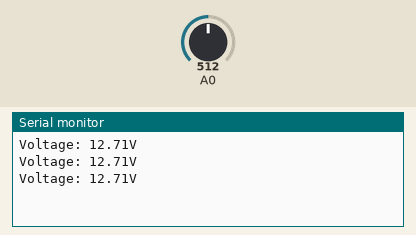
Recording of a sketch running on a simulated Arduino Uno, built with avr-gcc and run on an emulated ATmega328P. Shown: the last lines printed to the serial monitor. Inputs (shaded band) come from the test bench; at power-on: A0 = 512.

Above: at 1.3 s.
1.4 s: A0 set to 716
At 1.9 s:
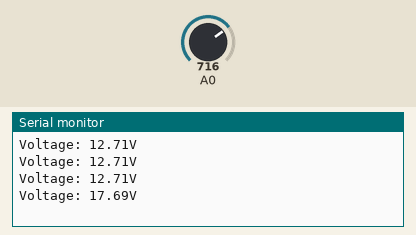
2.9 s: A0 set to 900
At 3.4 s:
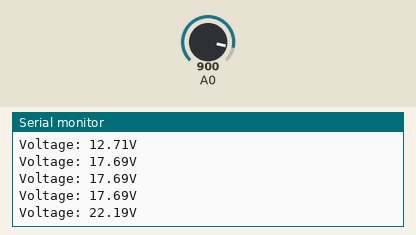
Timing chart, 0 to 5.9 s (numbered marks = the images above; inputs shaded):
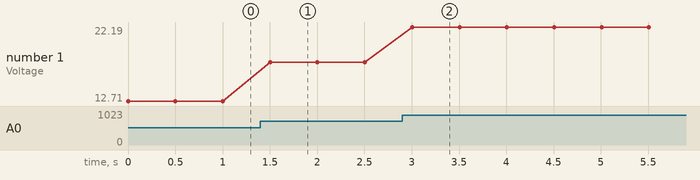

Measured:
- after the input at 1.4 s, the serial monitor: prints a new line after 0.10 s (image 1)
- after the input at 2.9 s, the serial monitor: prints a new line after 0.10 s (image 2)
- plotted number 1: 12.71 → 17.69 after the input at 1.4 s, 17.69 → 22.19 after the input at 2.9 s

The sketch:

Do_ap.ino
```cpp
 /*
 * This is the Arduino code for  Voltage Sensor
 * you will measure voltage using this module which eliminate use extra resistors
 in the video also you will learn how to measure any voltages.

 * Watch the video instruction for Arduino Voltage sensor https://youtu.be/FaoKzi7tgME
 *  *

 * Permission granted to share this code given that this
 * note is kept with the code.
 * Disclaimer: this code is "AS IS" and for educational purpose only.
 *
 */
/*
 * Written by Ahmad Shamshiri for Robojax
 * on Feb 07, 2018 at 20:05, Ajax, Ontario, Canada
 */
int offset =20;// set the correction offset value
void setup() {
  // Robojax.com voltage sensor
  Serial.begin(9600);
}

void loop() {
  // Robojax.com voltage sensor
  int volt = analogRead(A0);// read the input
  double voltage = map(volt,0,1023, 0, 2500) + offset;// map 0-1023 to 0-2500 and add correction offset

  voltage /=100;// divide by 100 to get the decimal values
  Serial.print("Voltage: ");
  Serial.print(voltage);//print the voltge
  Serial.println("V");

delay(500);


}
```
